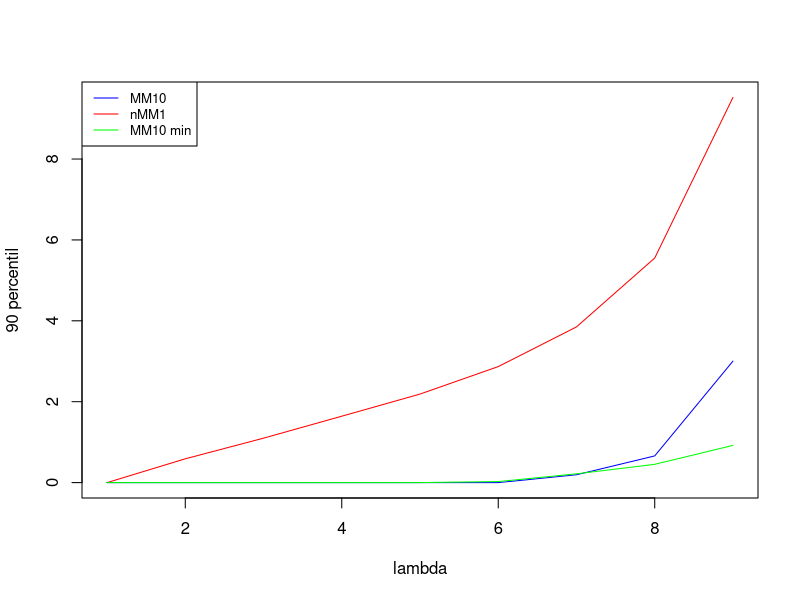

R code for this plot:
g = read.table("Temps1.txt")
jpeg("90percentil.jpg")
lambda=g$V1
t901=g$V3

h=read.table("Temps2.txt")
t902=h$V3

f = read.table("Temps3.txt")
t903=f$V3

plot(lambda,t902,type="l",,xlab="lambda",ylab="90 percentil",col="red")
lines(lambda,t901,type="l",col="blue")
lines(lambda,t903,type="l",col="green")
legend("topleft",legend=c("MM10","nMM1","MM10 min"),col=c("blue","red","green"),lty=1:1,cex=0.8)

dev.off()
